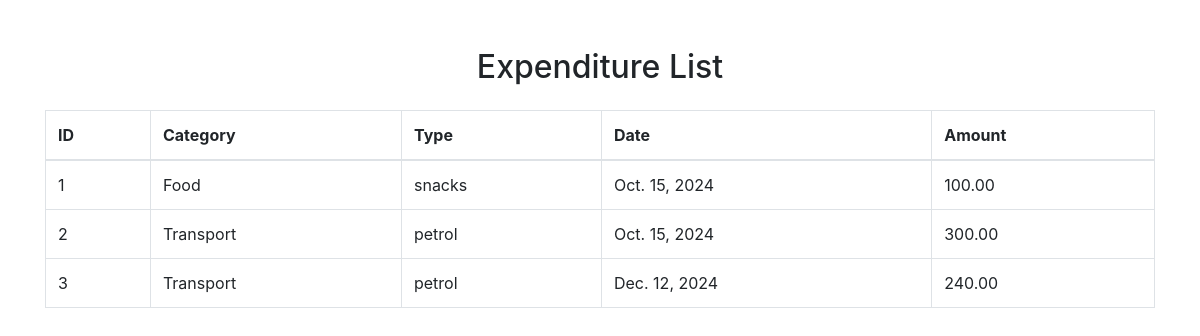
Page /myapp/expenditure-list/ on the committed database.
### myapp/models.py (models this page shows, shortened)
class Expenditure(models.Model):
    CATEGORY_CHOICES = [
        ('Food', 'Food'),
        ('Transport', 'Transport'),
        ('Utilities', 'Utilities'),
        ('Housing', 'Housing'),
        ('Subscriptions', 'Subscriptions'),
        ('Health care', 'Health care'),
        ('Donations', 'Donations'),
        ('Entertainment', 'Entertainment'),
    ]
    category = models.CharField(max_length=50, choices=CATEGORY_CHOICES, default='Food')
    type = models.CharField(max_length=100, help_text="Enter the type of expenditure (e.g., grocery, taxi, etc.)")
    date = models.DateField(help_text="Enter the date of the expenditure")
    amount = models.DecimalField(max_digits=10, decimal_places=2, help_text="Enter the amount of expenditure")

### myapp/views.py (the view)
# urls.py: path('expenditure-list/', views.expenditure_list, name='expenditure-list'),
def expenditure_list(request):
    expenditures = Expenditure.objects.all()
    return render(request, 'expenditure-list.html', {'expenditures': expenditures})

### myapp/templates/expenditure-list.html (shortened to what this page needs)
<!DOCTYPE html>
<html lang="en">
<head>
    <link href="https://maxcdn.bootstrapcdn.com/bootstrap/4.5.2/css/bootstrap.min.css" rel="stylesheet">
</head>
<body>
    <div class="container">
        <h2 class="text-center mt-5 mb-4">Expenditure List</h2>
        <table class="table table-bordered">
            <thead>
                <tr>
                    <th>ID</th>
                    <th>Category</th>
                    <th>Type</th>
                    <th>Date</th>
                    <th>Amount</th>
                </tr>
            </thead>
            <tbody>
                {% for expenditure in expenditures %}
                <tr>
                    <td>{{ expenditure.id }}</td>
                    <td>{{ expenditure.category }}</td>
                    <td>{{ expenditure.type }}</td>
                    <td>{{ expenditure.date }}</td>
                    <td>{{ expenditure.amount }}</td>
                </tr>
                {% empty %}
                <tr>
                    <td colspan="5" class="text-center">No expenditures found.</td>
                </tr>
                {% endfor %}
            </tbody>
        </table>
    </div>
</body>
</html>

### rows in the picture
Expenditure: id "1", category "Food", type "snacks", date "Oct. 15, 2024", amount "100.00"
Expenditure: id "2", category "Transport", type "petrol", date "Oct. 15, 2024", amount "300.00"
Expenditure: id "3", category "Transport", type "petrol", date "Dec. 12, 2024", amount "240.00"
